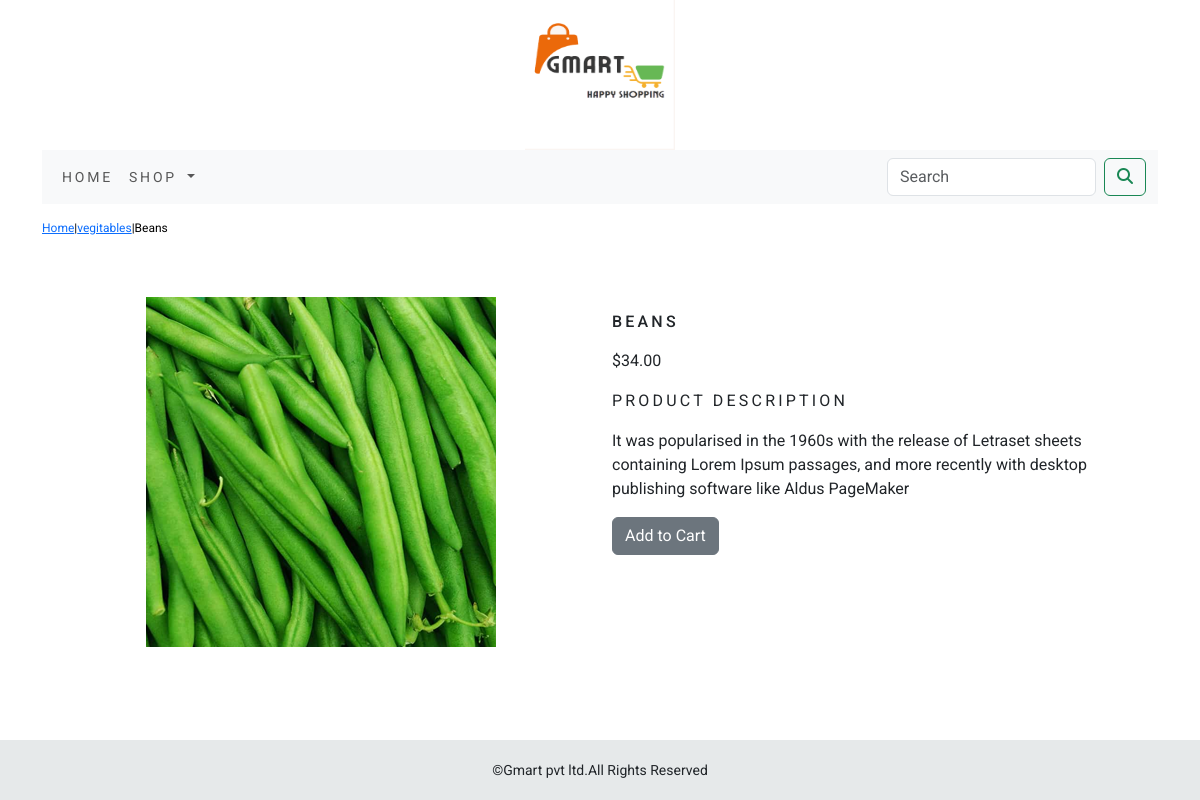
The app's page /shop/vegitables/beans/ with its own data.
### shop/models.py (models this page shows, shortened)
class Product(models.Model):
    name = models.CharField(max_length=250, unique=True)
    slug = models.SlugField(max_length=250, unique=True)
    description = models.TextField(blank=True)
    price = models.DecimalField(max_digits=10, decimal_places=2)
    category = models.ForeignKey(Category, on_delete=models.CASCADE)
    image = models.ImageField(upload_to='product', blank=True)
    stock = models.IntegerField()
    available = models.BooleanField(default=True)
    created = models.DateTimeField(auto_now_add=True)
    updated = models.DateTimeField(auto_now_add=True)
    class Meta:
        ordering = ('name',)
        verbose_name = 'product'
        verbose_name_plural = 'products'

class Category(models.Model):
    name = models.CharField(max_length=250, unique=True)
    slug = models.SlugField(max_length=250, unique=True)
    description = models.TextField(blank=True)
    image = models.ImageField(upload_to='category', blank=True)
    class Meta:
        ordering = ('name',)
        verbose_name = 'category'
        verbose_name_plural = 'categories'
    def get_url(self):
        return reverse('shop:product_by_category', args=[self.slug])
    def __str__(self):
        return '{}'.format(self.name)

### shop/views.py (the view)
# urls.py: path('<slug:c_slug>/<slug:product_slug>/', views.proDetail, name='prodCatdetail'),
def proDetail(request, c_slug, product_slug):
    try:
        product = Product.objects.get(category__slug=c_slug, slug=product_slug)
    except Exception as e:
        raise e
    return render(request, 'product.html', {'product': product})

### cart/context_processors.py (called while the page is built)
def counter(request):
    item_count = 0
    if 'admin' in request.path:
        return {}
    else:
        try:
            cart = Cart.objects.filter(cart_id=_cart_id(request))
            car_items = CartItem.objects.all().filter(cart=cart[:1])
            for cart_item in car_items:
                item_count += cart_item.quantity
        except Cart.DoesNotExist:
            item_count = 0
    return dict(item_count=item_count)

### cart/views.py (called while the page is built)
def _cart_id(request):
    cart = request.session.session_key
    if not cart:
        cart = request.session.create()
    return cart

### shop/context_processors.py (called while the page is built)
def menu_links(request):
    links = Category.objects.all()
    return dict(links=links)

### template/product.html (shortened to what this page needs)
{% extends 'base.html' %}
{%  load static  %}
{% block content %}
<div class="row my_prod_row_class">
    <div class="mx_auto">
      <p><a href="{% url 'shop:allProCat' %}">Home</a>|<a href="{{product.category.get_url}}">{{product.category}}</a>|{{product.name}} </p>
    </div>
</div>
<div class="container">
<br>
<div class="row">
    <div class="col-12 col-sm-12 col-md-12 col-lg-6 text-center">
        <div style="min-width:18rem">
            <img src="{{product.image.url}}" alt="{{product.name}}">
        </div>
        <br>
    </div>
    <div class="col-12 col-sm-12 col-md-12 col-lg-6">
        <div>
        <h1 class="my_prod_title">{{product.name}}</h1>
        <p>${{product.price}}</p>
        <p class="my_title">Product Description</p>
        <p class="text-justify my_prod_text">{{product.description}}</p>
        {% if product.stock <= 0 %}
        <p class="text-justify my_prod_text"><b>Out of Stock</b></p>
        {% else %}
        <a  class="btn btn-secondary" href="{% url 'cart:add_cart' product.id %}">Add to Cart</a>
        {% endif %}
    </div>
</div>
</div>
</div>
</div>
{% endblock %}

### static/css/custom.css (style rules this page uses)
body { font-family: 'Roboto', sans-serif; }
.my_title { font-size:16px; text-transform:uppercase; letter-spacing:.2em }
.my_prod_row_class { padding-top:15px; padding-bottom:20px; }
.my_prod_row_class .mx_auto { color:#000; font-size:12px; text-decoration:none; }
.my_prod_title { font-size:16px; text-transform:uppercase; letter-spacing:.2em; padding-top:15px; padding-bottom:10px; }
.my_prod_text { padding-right:20px; }

### records on screen
Product: category "vegitables", name "Beans", image (picture), name "BEANS", price "34.00", description "It was popularised in the 1960s with the release of Letraset sheets containing Lorem Ipsum passages, and more recently with desktop publishing software like Aldus PageMaker"
